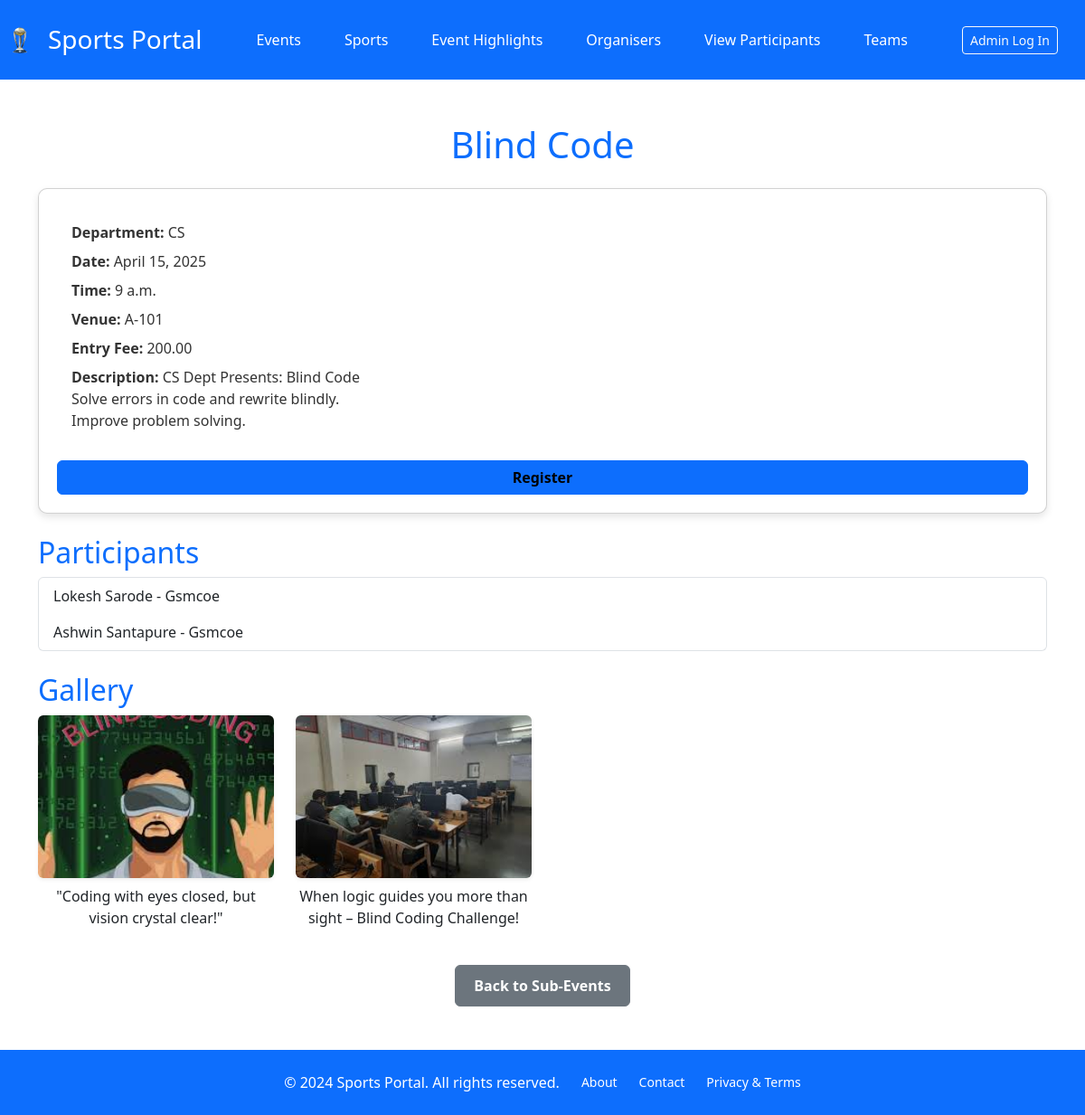
The app's page /events/sub-event/2/ with its own data.
### events/models.py (models this page shows, shortened)
class SubEvent(models.Model):
    main_event = models.ForeignKey(MainEvent, on_delete=models.CASCADE, related_name='sub_events')  # Linked to MainEvent
    dept = models.CharField(max_length=50, default="")
    name = models.CharField(max_length=100)  # Sub-event name (e.g., Cricket, Coding Competition)
    description = models.TextField(blank=True, null=True)  # Optional description of the sub-event
    date = models.DateField()  # Date of the sub-event
    time = models.TimeField()  # Time of the sub-event
    venue = models.CharField(max_length=200)  # Venue location
    fees = models.DecimalField(max_digits=10, decimal_places=2, default=0.00)

class Gallery(models.Model):
    sub_event = models.ForeignKey(SubEvent, on_delete=models.CASCADE, related_name='gallery')  # Linked to SubEvent
    image = models.ImageField(upload_to='event_photos/')  # Path to upload images
    caption = models.CharField(max_length=500, blank=True, null=True)  # Optional caption for the image

### registrationapp/models.py (models this page shows, shortened)
class Participant(models.Model):
    DEPT_CHOICES = [
        ('cs', 'CS'),
        ('it', 'IT'),
        ('entc', 'ENTC'),
        ('civil', 'CIVIL'),
        ('mechanical', 'MECHANICAL'),
        ('aids', 'AIDS'),
        ('aiml', 'AIML'),
        ('mba', 'MBA'),
        ('mca', 'MCA'),
        ('pharmacy', 'PHARMACY'),
    ]
    YEAR_OF_STUDY = [
        ('fe', 'FE'),
        ('se', 'SE'),
        ('te', 'TE'),
        ('be', 'BE'),
    ]
    full_name = models.CharField(max_length=100)  # Name of the participant or team leader
    email = models.EmailField()  # Participant's email
    college_name = models.CharField(max_length=100)  # Name of the college
    dept = models.CharField(max_length=50, choices=DEPT_CHOICES, default="")
    year_of_study = models.CharField(max_length=2, choices=YEAR_OF_STUDY, default="")
    contact_number = models.CharField(max_length=10)  # Contact number
    emergency_contact = models.CharField(max_length=10)  # Contact number
    sub_event = models.ForeignKey(SubEvent, on_delete=models.CASCADE, related_name='participants')  # Linked to SubEvent
    payment_id = models.CharField(max_length=100, blank=True, null=True)
    class Meta:
        unique_together = ('email', 'sub_event')

### events/views.py (the view)
# urls.py: path('sub-event/<int:pk>/', SubEventDetailsView.as_view(), name='sub_event_detail'),
class SubEventDetailsView(DetailView):
    model = SubEvent
    template_name = "sub_event_detail.html"
    context_object_name = "sub_event"

### templates/sub_event_detail.html (shortened to what this page needs)
{% extends "base.html" %}
{% load static %}
{% block head %}
<link rel="stylesheet" href="{% static "css/sub_event.css" %}">
{% endblock head %}
{% block body %}
<div class="container py-5">
    <h1 class="text-primary text-center mb-4">{{ sub_event.name }}</h1>
    <div class="card sub-event-card">
        <div class="card-body">
            <p class="event-detail"><strong>Department:</strong> {{ sub_event.dept }}</p>
            <p class="event-detail"><strong>Date:</strong> {{ sub_event.date }}</p>
            <p class="event-detail"><strong>Time:</strong> {{ sub_event.time }}</p>
            <p class="event-detail"><strong>Venue:</strong> {{ sub_event.venue }}</p>
            <p class="event-detail"><strong>Entry Fee:</strong> {{ sub_event.fees }}</p>
            <p class="event-detail card-text"><strong>Description:</strong> {{ sub_event.description }}</p>
        </div>
        <p class="mt-3 mb-0 text-lg btn btn-primary">
            <a href="{% url 'participant_register' sub_event.id %}" class="text-black font-weight-bold" style="text-decoration: none">Register</a>
        </p>
    </div>
    <h2 class="text-primary mt-4">Participants</h2>
    <ul class="list-group mb-4">
        {% for participant in sub_event.participants.all %}
            <li class="list-group-item">{{ participant.full_name }} - {{ participant.college_name }}</li>
        {% empty %}
            <li class="list-group-item text-muted">No participants yet.</li>
        {% endfor %}
    </ul>
    <h2 class="text-primary">Gallery</h2>
    <div class="row">
        {% for photo in sub_event.gallery.all %}
        <div class="col-md-3">
            <div class="gallery-item">
                <img src="{{ photo.image.url }}" alt="{{ photo.caption }}" class="img-fluid rounded shadow-sm">
                <p class="text-center mt-2">{{ photo.caption }}</p>
            </div>
        </div>
        {% empty %}
        <div class="col-12">
            <p class="text-muted text-center">No images available.</p>
        </div>
        {% endfor %}
    </div>
    <div class="text-center mt-4">
        <a href="{% url 'sub_event_list' pk=sub_event.main_event.pk %}" class="btn btn-secondary">
            Back to Sub-Events
        </a>
    </div>
</div>
{% endblock %}

### static/css/base.css (style rules this page uses)
:root { --primary-color: #3F52A1; --secondary-color: #7191E6; }
body { margin: 0; padding: 0; font-family: 'Montserrat', sans-serif; color: #000; display: flex; flex-direction: column; min-height: 100vh; }

### static/css/sub_event.css (style rules this page uses)
.sub-event-card { background-color: white; border-radius: 10px; box-shadow: 0px 4px 8px rgba(0, 0, 0, 0.1); padding: 20px; }
.card-text { white-space: pre-wrap; word-break: break-word; }
.event-detail { font-size: 16px; color: #333; margin-bottom: 8px; }
.gallery-item img { width: 100%; height: auto; max-height: 180px; object-fit: cover; border-radius: 8px; }
.btn-secondary { background-color: #6c757d; border-color: #6c757d; font-weight: bold; padding: 10px 20px; }

### records on screen
SubEvent: name "Blind Code", dept "CS", date "April 15, 2025", time "9 a.m.", venue "A-101", fees "200.00", description "CS Dept Presents: Blind Code Solve errors in code and rewrite blindly. Improve problem solving."
Participant: full_name "Lokesh Sarode", college_name "Gsmcoe"
Participant: full_name "Ashwin Santapure", college_name "Gsmcoe"
Gallery: image (picture), caption "\"Coding with eyes closed, but vision crystal clear!\""
Gallery: image (picture), caption "When logic guides you more than sight – Blind Coding Challenge!"
